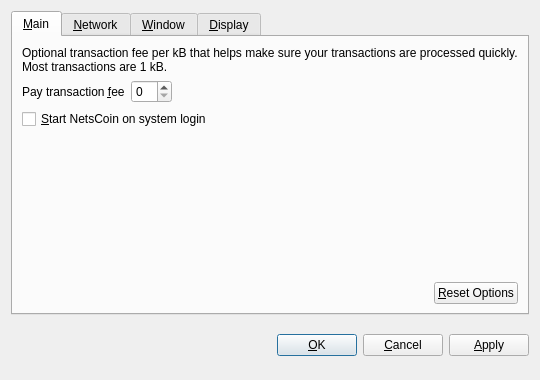
<?xml version="1.0" encoding="UTF-8"?>
<ui version="4.0">
 <class>OptionsDialog</class>
 <widget class="QDialog" name="OptionsDialog">
  <property name="geometry">
   <rect>
    <x>0</x>
    <y>0</y>
    <width>540</width>
    <height>380</height>
   </rect>
  </property>
  <property name="windowTitle">
   <string>Options</string>
  </property>
  <property name="modal">
   <bool>true</bool>
  </property>
  <layout class="QVBoxLayout" name="verticalLayout">
   <item>
    <widget class="QTabWidget" name="tabWidget">
     <property name="tabPosition">
      <enum>QTabWidget::North</enum>
     </property>
     <property name="currentIndex">
      <number>0</number>
     </property>
     <widget class="QWidget" name="tabMain">
      <attribute name="title">
       <string>&amp;Main</string>
      </attribute>
      <layout class="QVBoxLayout" name="verticalLayout_Main">
       <item>
        <widget class="QLabel" name="transactionFeeInfoLabel">
         <property name="text">
          <string>Optional transaction fee per kB that helps make sure your transactions are processed quickly. Most transactions are 1 kB.</string>
         </property>
         <property name="textFormat">
          <enum>Qt::PlainText</enum>
         </property>
         <property name="wordWrap">
          <bool>true</bool>
         </property>
        </widget>
       </item>
       <item>
        <layout class="QHBoxLayout" name="horizontalLayout_1_Main">
         <item>
          <widget class="QLabel" name="transactionFeeLabel">
           <property name="text">
            <string>Pay transaction &amp;fee</string>
           </property>
           <property name="textFormat">
            <enum>Qt::PlainText</enum>
           </property>
           <property name="buddy">
            <cstring>transactionFee</cstring>
           </property>
          </widget>
         </item>
         <item>
          <widget class="BitcoinAmountField" name="transactionFee"/>
         </item>
         <item>
          <spacer name="horizontalSpacer_1_Main">
           <property name="orientation">
            <enum>Qt::Horizontal</enum>
           </property>
           <property name="sizeHint" stdset="0">
            <size>
             <width>40</width>
             <height>20</height>
            </size>
           </property>
          </spacer>
         </item>
        </layout>
       </item>
       <item>
        <widget class="QCheckBox" name="bitcoinAtStartup">
         <property name="toolTip">
          <string>Automatically start NetsCoin after logging in to the system.</string>
         </property>
         <property name="text">
          <string>&amp;Start NetsCoin on system login</string>
         </property>
        </widget>
       </item>
       <item>
        <spacer name="verticalSpacer_Main">
         <property name="orientation">
          <enum>Qt::Vertical</enum>
         </property>
         <property name="sizeHint" stdset="0">
          <size>
           <width>20</width>
           <height>40</height>
          </size>
         </property>
        </spacer>
       </item>
       <item>
        <layout class="QHBoxLayout" name="horizontalLayout_2_Main">
         <item>
          <spacer name="horizontalSpacer_2_Main">
           <property name="orientation">
            <enum>Qt::Horizontal</enum>
           </property>
           <property name="sizeHint" stdset="0">
            <size>
             <width>40</width>
             <height>20</height>
            </size>
           </property>
          </spacer>
         </item>
         <item>
          <widget class="QPushButton" name="resetButton">
           <property name="toolTip">
            <string>Reset all client options to default.</string>
           </property>
           <property name="text">
            <string>&amp;Reset Options</string>
           </property>
           <property name="autoDefault">
            <bool>false</bool>
           </property>
          </widget>
         </item>
        </layout>
       </item>
      </layout>
     </widget>
     <widget class="QWidget" name="tabNetwork">
      <attribute name="title">
       <string>&amp;Network</string>
      </attribute>
      <layout class="QVBoxLayout" name="verticalLayout_Network">
       <item>
        <widget class="QCheckBox" name="mapPortUpnp">
         <property name="toolTip">
          <string>Automatically open the NetsCoin client port on the router. This only works when your router supports UPnP and it is enabled.</string>
         </property>
         <property name="text">
          <string>Map port using &amp;UPnP</string>
         </property>
        </widget>
       </item>
       <item>
        <widget class="QCheckBox" name="connectSocks">
         <property name="toolTip">
          <string>Connect to the NetsCoin network through a SOCKS proxy (e.g. when connecting through Tor).</string>
         </property>
         <property name="text">
          <string>&amp;Connect through SOCKS proxy:</string>
         </property>
        </widget>
       </item>
       <item>
        <layout class="QHBoxLayout" name="horizontalLayout_Network">
         <item>
          <widget class="QLabel" name="proxyIpLabel">
           <property name="text">
            <string>Proxy &amp;IP:</string>
           </property>
           <property name="textFormat">
            <enum>Qt::PlainText</enum>
           </property>
           <property name="buddy">
            <cstring>proxyIp</cstring>
           </property>
          </widget>
         </item>
         <item>
          <widget class="QValidatedLineEdit" name="proxyIp">
           <property name="maximumSize">
            <size>
             <width>140</width>
             <height>16777215</height>
            </size>
           </property>
           <property name="toolTip">
            <string>IP address of the proxy (e.g. 127.0.0.1)</string>
           </property>
          </widget>
         </item>
         <item>
          <widget class="QLabel" name="proxyPortLabel">
           <property name="text">
            <string>&amp;Port:</string>
           </property>
           <property name="textFormat">
            <enum>Qt::PlainText</enum>
           </property>
           <property name="buddy">
            <cstring>proxyPort</cstring>
           </property>
          </widget>
         </item>
         <item>
          <widget class="QLineEdit" name="proxyPort">
           <property name="maximumSize">
            <size>
             <width>55</width>
             <height>16777215</height>
            </size>
           </property>
           <property name="toolTip">
            <string>Port of the proxy (e.g. 9050)</string>
           </property>
          </widget>
         </item>
         <item>
          <widget class="QLabel" name="socksVersionLabel">
           <property name="text">
            <string>SOCKS &amp;Version:</string>
           </property>
           <property name="textFormat">
            <enum>Qt::PlainText</enum>
           </property>
           <property name="buddy">
            <cstring>socksVersion</cstring>
           </property>
          </widget>
         </item>
         <item>
          <widget class="QValueComboBox" name="socksVersion">
           <property name="toolTip">
            <string>SOCKS version of the proxy (e.g. 5)</string>
           </property>
          </widget>
         </item>
         <item>
          <spacer name="horizontalSpacer_Network">
           <property name="orientation">
            <enum>Qt::Horizontal</enum>
           </property>
           <property name="sizeHint" stdset="0">
            <size>
             <width>40</width>
             <height>20</height>
            </size>
           </property>
          </spacer>
         </item>
        </layout>
       </item>
       <item>
        <spacer name="verticalSpacer_Network">
         <property name="orientation">
          <enum>Qt::Vertical</enum>
         </property>
         <property name="sizeHint" stdset="0">
          <size>
           <width>20</width>
           <height>40</height>
          </size>
         </property>
        </spacer>
       </item>
      </layout>
     </widget>
     <widget class="QWidget" name="tabWindow">
      <attribute name="title">
       <string>&amp;Window</string>
      </attribute>
      <layout class="QVBoxLayout" name="verticalLayout_Window">
       <item>
        <widget class="QCheckBox" name="minimizeToTray">
         <property name="toolTip">
          <string>Show only a tray icon after minimizing the window.</string>
         </property>
         <property name="text">
          <string>&amp;Minimize to the tray instead of the taskbar</string>
         </property>
        </widget>
       </item>
       <item>
        <widget class="QCheckBox" name="minimizeOnClose">
         <property name="toolTip">
          <string>Minimize instead of exit the application when the window is closed. When this option is enabled, the application will be closed only after selecting Quit in the menu.</string>
         </property>
         <property name="text">
          <string>M&amp;inimize on close</string>
         </property>
        </widget>
       </item>
       <item>
        <spacer name="verticalSpacer_Window">
         <property name="orientation">
          <enum>Qt::Vertical</enum>
         </property>
         <property name="sizeHint" stdset="0">
          <size>
           <width>20</width>
           <height>40</height>
          </size>
         </property>
        </spacer>
       </item>
      </layout>
     </widget>
     <widget class="QWidget" name="tabDisplay">
      <attribute name="title">
       <string>&amp;Display</string>
      </attribute>
      <layout class="QVBoxLayout" name="verticalLayout_Display">
       <item>
        <layout class="QHBoxLayout" name="horizontalLayout_1_Display">
         <item>
          <widget class="QLabel" name="langLabel">
           <property name="text">
            <string>User Interface &amp;language:</string>
           </property>
           <property name="textFormat">
            <enum>Qt::PlainText</enum>
           </property>
           <property name="buddy">
            <cstring>lang</cstring>
           </property>
          </widget>
         </item>
         <item>
          <widget class="QValueComboBox" name="lang">
           <property name="toolTip">
            <string>The user interface language can be set here. This setting will take effect after restarting NetsCoin.</string>
           </property>
          </widget>
         </item>
        </layout>
       </item>
       <item>
        <layout class="QHBoxLayout" name="horizontalLayout_2_Display">
         <item>
          <widget class="QLabel" name="unitLabel">
           <property name="text">
            <string>&amp;Unit to show amounts in:</string>
           </property>
           <property name="textFormat">
            <enum>Qt::PlainText</enum>
           </property>
           <property name="buddy">
            <cstring>unit</cstring>
           </property>
          </widget>
         </item>
         <item>
          <widget class="QValueComboBox" name="unit">
           <property name="toolTip">
            <string>Choose the default subdivision unit to show in the interface and when sending coins.</string>
           </property>
          </widget>
         </item>
        </layout>
       </item>
       <item>
        <widget class="QCheckBox" name="displayAddresses">
         <property name="toolTip">
          <string>Whether to show NetsCoin addresses in the transaction list or not.</string>
         </property>
         <property name="text">
          <string>&amp;Display addresses in transaction list</string>
         </property>
        </widget>
       </item>
       <item>
        <widget class="QCheckBox" name="coinControlFeatures">
         <property name="toolTip">
          <string>Whether to show coin control features or not.</string>
         </property>
         <property name="text">
          <string>Display coin &amp;control features (experts only!)</string>
         </property>
        </widget>
       </item>
       <item>
        <spacer name="verticalSpacer_Display">
         <property name="orientation">
          <enum>Qt::Vertical</enum>
         </property>
         <property name="sizeHint" stdset="0">
          <size>
           <width>20</width>
           <height>40</height>
          </size>
         </property>
        </spacer>
       </item>
      </layout>
     </widget>
    </widget>
   </item>
   <item>
    <layout class="QHBoxLayout" name="horizontalLayout_Buttons">
     <item>
      <spacer name="horizontalSpacer_1">
       <property name="orientation">
        <enum>Qt::Horizontal</enum>
       </property>
       <property name="sizeHint" stdset="0">
        <size>
         <width>40</width>
         <height>48</height>
        </size>
       </property>
      </spacer>
     </item>
     <item>
      <widget class="QLabel" name="statusLabel">
       <property name="font">
        <font>
         <weight>75</weight>
         <bold>true</bold>
        </font>
       </property>
       <property name="text">
        <string/>
       </property>
       <property name="textFormat">
        <enum>Qt::PlainText</enum>
       </property>
       <property name="wordWrap">
        <bool>true</bool>
       </property>
      </widget>
     </item>
     <item>
      <spacer name="horizontalSpacer_2">
       <property name="orientation">
        <enum>Qt::Horizontal</enum>
       </property>
       <property name="sizeHint" stdset="0">
        <size>
         <width>40</width>
         <height>48</height>
        </size>
       </property>
      </spacer>
     </item>
     <item>
      <widget class="QPushButton" name="okButton">
       <property name="text">
        <string>&amp;OK</string>
       </property>
      </widget>
     </item>
     <item>
      <widget class="QPushButton" name="cancelButton">
       <property name="text">
        <string>&amp;Cancel</string>
       </property>
       <property name="autoDefault">
        <bool>false</bool>
       </property>
      </widget>
     </item>
     <item>
      <widget class="QPushButton" name="applyButton">
       <property name="text">
        <string>&amp;Apply</string>
       </property>
       <property name="autoDefault">
        <bool>false</bool>
       </property>
      </widget>
     </item>
    </layout>
   </item>
  </layout>
 </widget>
 <customwidgets>
  <customwidget>
   <class>BitcoinAmountField</class>
   <extends>QSpinBox</extends>
   <header>bitcoinamountfield.h</header>
  </customwidget>
  <customwidget>
   <class>QValueComboBox</class>
   <extends>QComboBox</extends>
   <header>qvaluecombobox.h</header>
  </customwidget>
  <customwidget>
   <class>QValidatedLineEdit</class>
   <extends>QLineEdit</extends>
   <header>qvalidatedlineedit.h</header>
  </customwidget>
 </customwidgets>
 <resources/>
 <connections/>
</ui>
